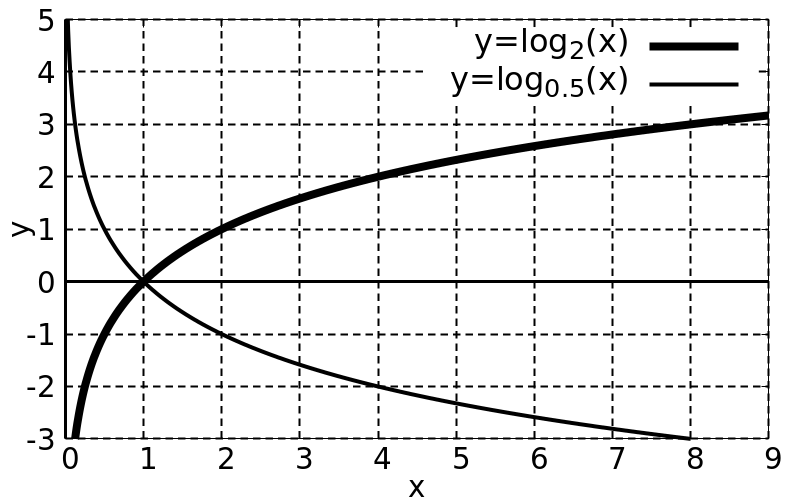

Recreate this plot in gnuplot.
load "template/function-plot.gnuplot"

set xrange [0:9]
set yrange [-3:5]

set xtics 1
set ytics 1

plot \
  log(x)/log(2) lc 0 lw 8 title "y=log_2(x)", \
  log(x)/log(0.5) lc 0 lw 4 title "y=log_{0.5}(x)"
